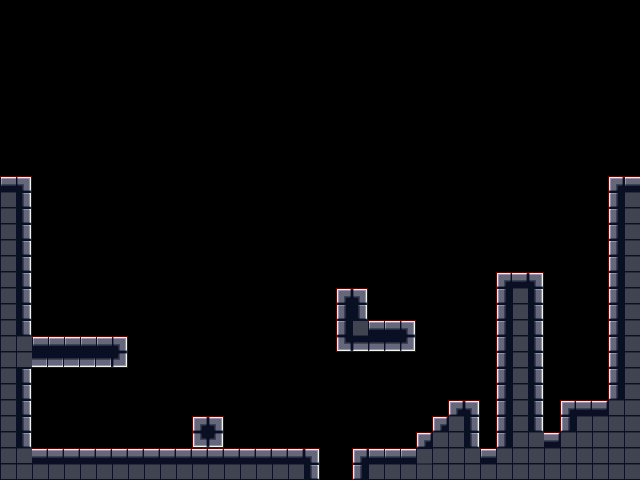

This is a level from a 2D game, rendered from its Tiled map with the project's own tilesets. A one-line summary and the map file follow, with tile-layer data summarised:
An orthogonal 40x30 tile map with 16x16 px tiles, 2 tile layers (collision, tiles), 2 tilesets.

<map version="1.0" orientation="orthogonal" width="40" height="30" tilewidth="16" tileheight="16">
 <tileset firstgid="1" name="collision" tilewidth="16" tileheight="16">
  <image source="collision.png" width="128" height="51" />
 </tileset>
 <tileset firstgid="25" name="tiles" tilewidth="16" tileheight="16">
  <image source="tiles.png" width="128" height="64" />
 </tileset>
 <layer name="collision" width="40" height="30">
  <data>[1200 cells, 149 non-empty, 1 distinct tile ids]</data>
 </layer>
 <layer name="tiles" width="40" height="30">
  <data>[1200 cells, 226 non-empty, 12 distinct tile ids]</data>
 </layer>
</map>
